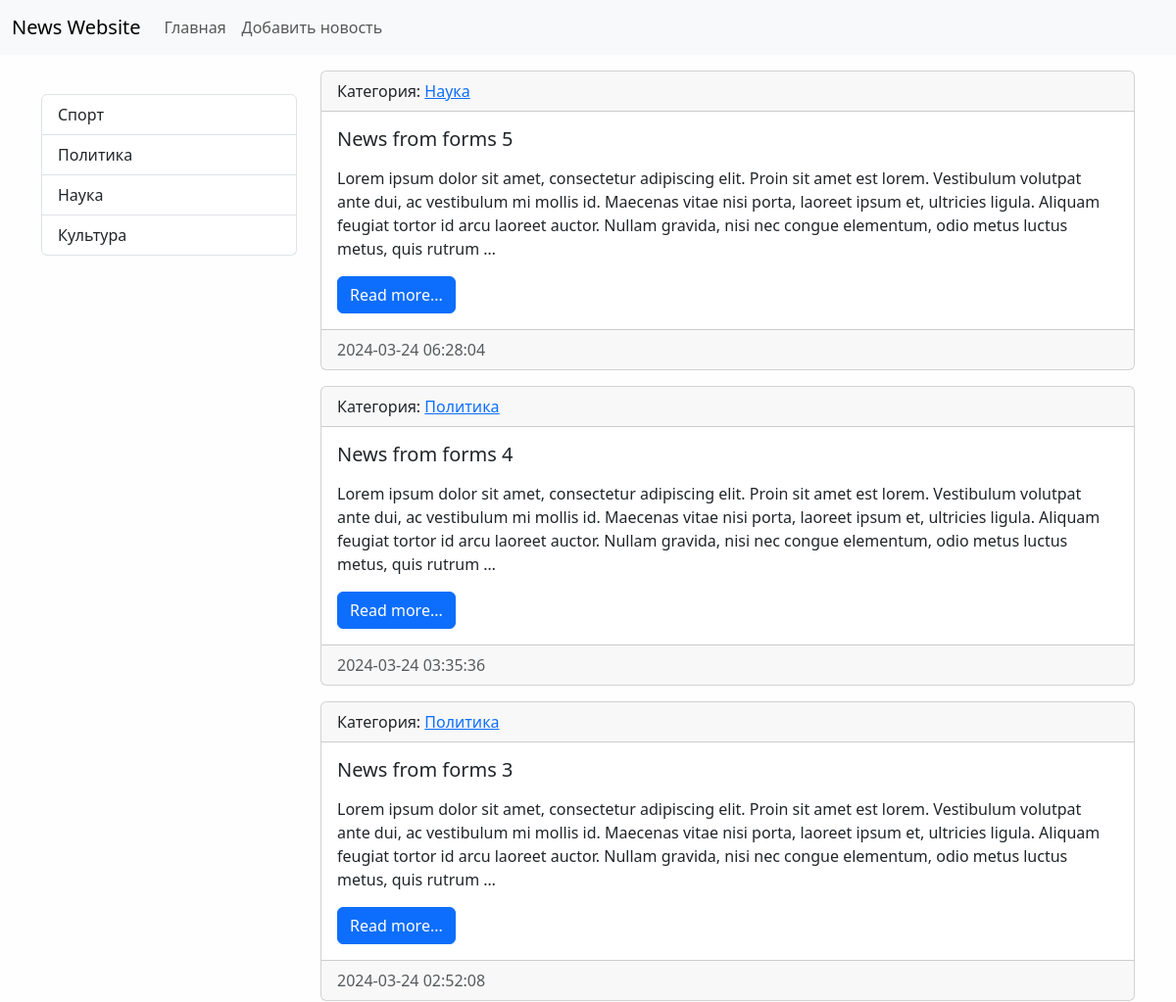
The app's page / (upper part), older data.
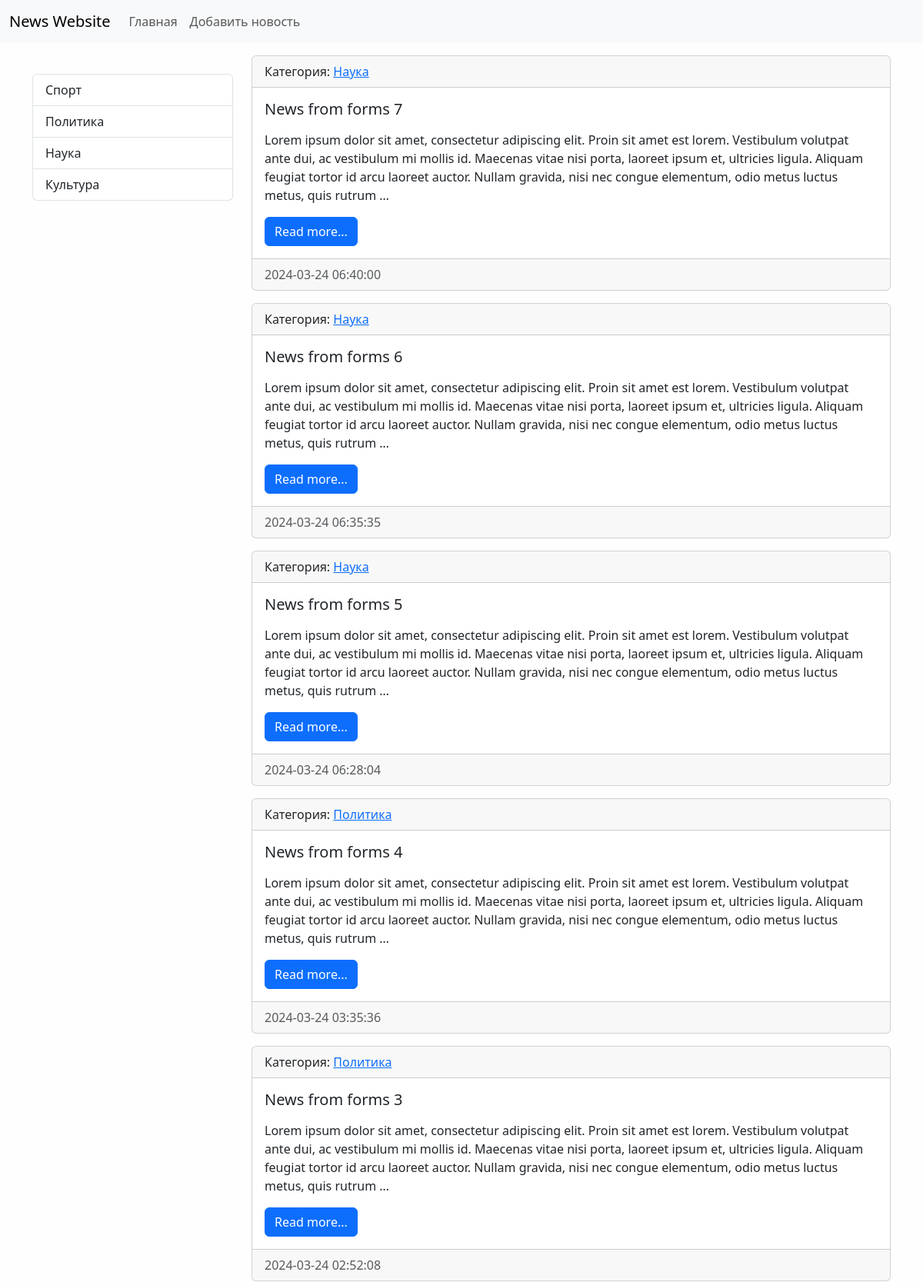
The same page, newer data.
### news/models.py (models this page shows, shortened)
class Category(models.Model):
    title = models.CharField(max_length=150, db_index=True, verbose_name='Наименование категории')
    def get_absolute_url(self):
        return reverse('category', kwargs={'category_id': self.pk})
    class Meta:
        verbose_name = 'Категория'
        verbose_name_plural = 'Категории'
        ordering = ['-title']

class News(models.Model):
    title = models.CharField(max_length = 150, verbose_name='Наименование')
    content = models.TextField(blank = True, verbose_name='Контент')
    created_at = models.DateTimeField(auto_now_add = True, verbose_name='Дата публикации')
    updated_at = models.DateTimeField(auto_now = True, verbose_name='Обновлено')
    is_published = models.BooleanField(default=True, verbose_name='Опубликовано')
    category = models.ForeignKey('Category', on_delete=models.PROTECT, verbose_name='Категория')
    def get_absolute_url(self):
        return reverse('view_news', kwargs={'pk': self.pk})
    class Meta:
        verbose_name = 'Новость'
        verbose_name_plural = 'Новости'
        ordering = ['-created_at']

### news/views.py (the view)
# urls.py: path('', HomeNews.as_view(), name='home'),
class HomeNews(ListView):
    model = News
    template_name = 'news/home_news_list.html'
    context_object_name = 'news'
    def get_context_data(self, *, object_list=None, **kwargs):
        context = super().get_context_data(**kwargs)
        context['title'] = 'Главная страница'
        return context
    def get_queryset(self):
        return News.objects.filter(is_published=True)

### news/templatetags/news_tags.py (called while the page is built)
@register.inclusion_tag('news/list_categories.html')
def show_categories(arg1='Hello', arg2='world'):
    categories = Category.objects.all()
    return {'categories': categories}

### news/templates/news/home_news_list.html (shortened to what this page needs)
{% extends 'base.html'%}
{% block sidebar %}
  {% include 'inc/_sidebar.html'%}
{% endblock %}
{% block content %}
  {%for item in news%}
  <div class="card mb-3">
    <div class="card-header">
      Категория:
      <a href="{{item.category.get_absolute_url}}">{{item.category.title}}</a>
    </div>
    <div class="card-body">
      <h5 class="card-title">{{item.title}}</h5>
      <p class="card-text">{{item.content|linebreaks|safe|truncatewords:50}}</p>
      <a
        href="{{item.get_absolute_url}}"
        class="btn btn-primary"
        >Read more...</a
      >
    </div>
    <div class="card-footer text-body-secondary">
      {{item.created_at|date:'Y-m-d H:i:s'}}
    </div>
  </div>
  {%endfor%}
{% endblock %}

### templates/base.html (shortened to what this page needs)
<!DOCTYPE html>
{% load static %}
<html lang="en">
  <head>
    <link
    rel="stylesheet"
      href="{%static 'bootstrap-5.3.3-dist/css/bootstrap.min.css'%}"
    />
    <link
    rel="stylesheet"
    href="{%static 'css/style.css'%}"
  />
  </head>
  <body>
    {%include 'inc/_nav.html'%}
    <div class="container mt-3">
      <div class="row">
        <div class="col-md-3">
          {% block sidebar %}SIDEBAR{% endblock %}
        </div>
        <div class="col-md-9">
          {% block content %}CONTENT{% endblock %}
        </div>
      </div>
    </div>
  </body>
</html>

### templates/inc/_nav.html (shortened to what this page needs)
<nav class="navbar navbar-expand-lg bg-body-tertiary">
  <div class="container-fluid">
    <a
      class="navbar-brand"
      href="{% url 'home'%}"
      >News Website</a
    >
    <div
      class="collapse navbar-collapse"
      id="navbarSupportedContent"
    >
      <ul class="navbar-nav me-auto mb-2 mb-lg-0">
        <li class="nav-item">
          <a
            class="nav-link"
            href="{% url 'home'%}"
            >Главная</a
          >
        </li>
        <li class="nav-item">
          <a
            class="nav-link"
            href="{% url 'add_news'%}"
            >Добавить новость</a
          >
        </li>
      </ul>
    </div>
  </div>
</nav>

### templates/inc/_sidebar.html (shortened to what this page needs)
{% load news_tags %}
<br>
{% show_categories%}

### news/templates/news/list_categories.html
<div class="list-group">
    {%for item in categories%}
    <a
      href="{{item.get_absolute_url}}"
      class="list-group-item list-group-item-action"
      >{{item.title}}</a
    >
    {%endfor%}
  </div>

### mysite/static/css/style.css (style rules this page uses)
body { background-color: #fefefe; }

Row changes from the older to the newer data that the page shows:
added News: category "Наука", title "News from forms 7", content "Lorem ipsum dolor sit amet, consectetur adipiscing elit. Proin sit amet est lorem. Vestibulum volutpat ante dui, ac vestibulum mi mollis id. Maecenas vitae nisi porta, laoreet ipsum et, ultricies ligula. Aliquam feugiat tortor id arcu laoreet auctor. Nullam gravida, nisi nec congue elementum, odio metus luctus metus, quis rutrum …", created_at "2024-03-24 06:40:00"
added News: category "Наука", title "News from forms 6", content "Lorem ipsum dolor sit amet, consectetur adipiscing elit. Proin sit amet est lorem. Vestibulum volutpat ante dui, ac vestibulum mi mollis id. Maecenas vitae nisi porta, laoreet ipsum et, ultricies ligula. Aliquam feugiat tortor id arcu laoreet auctor. Nullam gravida, nisi nec congue elementum, odio metus luctus metus, quis rutrum …", created_at "2024-03-24 06:35:35"
